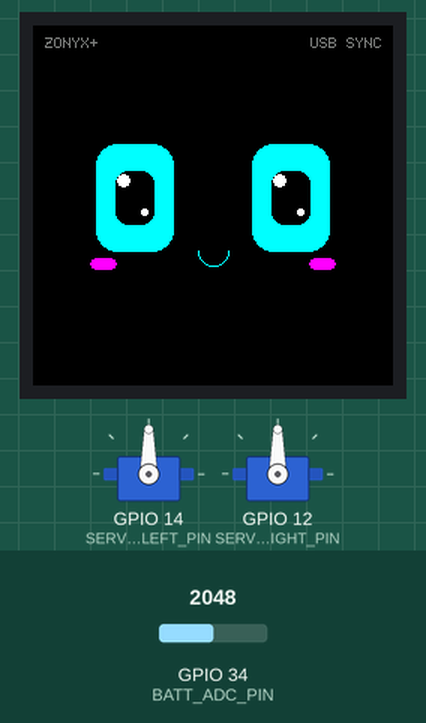
This sketch was run on a simulated ESP32-S3. Parts: 240×240 colour display, 2 × servo. The test bench sets the inputs (shaded band); at power-on: GPIO 34 (BATT_ADC_PIN) = 2048. WiFi joins after 1.5 s; servers stay silent unless stated; what the sketch prints to the serial monitor is not drawn.

Above: at 4.7 s.

Measured:
- what the display in image 0 shows lasts 4.3 s, from 4.7 s to 9.0 s

The sketch:

Zenoyx_ESP32_Firmware.ino
```cpp
// ============================================================================
// ZONYX+ POCKET ROBOT — OFFICIAL ESP32 DUAL-MODE CLIENT FIRMWARE (v1.5.0)
// Designed by Jovan K Rajiv, Rayan Ilah, and Rayan Najeeb
//
// HARDWARE ARCHITECTURE:
// - Brain: ESP32-WROOM-32D / ESP32-S3 (Dual-Core 240MHz, 4MB Flash)
// - Facial Display: 1.8" IPS Color Display (ST7735 / ST7789 SPI)
// - Actuators: Dual SG90 9g Micro-Servos (Left Arm: GPIO 18, Right Arm: GPIO 19)
// - Microphone: INMP441 I2S MEMS Mic (SCK: 32, WS: 33, SD: 35)
// - Audio Out: MAX98357A I2S DAC Amp + 3W 8-Ohm Micro Speaker (BCLK: 26, LRC: 25, DIN: 22)
// - Power: 18650 Li-ion 2500mAh 3.7V + TP4056 USB-C Charging + ADC Batt (GPIO 34)
//
// SYNC INTERFACES:
// 1. USB-C Web Serial (115,200 baud) — Plug into browser & sync instantly!
// 2. WiFi WebSocket (Port 81) & REST API (Port 80) — Untethered home pocket sync.
// ============================================================================

#include <WiFi.h>
#include <WebServer.h>
#include <WebSocketsServer.h>
#include <ArduinoJson.h>
#include <ESP32Servo.h>
#include <SPI.h>
#include <Adafruit_GFX.h>
#include <Adafruit_ST7789.h>

// ----------------------------------------------------------------------------
// PIN DEFINITIONS
// ----------------------------------------------------------------------------
#define TFT_CS    5    // Display Chip Select
#define TFT_DC   16    // Display Data/Command
#define TFT_RST   4    // Display Reset
#define TFT_MOSI 23    // Hardware SPI MOSI
#define TFT_SCLK 18    // Hardware SPI Clock

#define SERVO_LEFT_PIN   14   // SG90 Left Arm PWM
#define SERVO_RIGHT_PIN  12   // SG90 Right Arm PWM
#define BATT_ADC_PIN     34   // Battery Voltage Divider (100k + 100k)

// ----------------------------------------------------------------------------
// WIFI CONFIGURATION (Change to your home network)
// ----------------------------------------------------------------------------
const char* WIFI_SSID     = "YOUR_HOME_WIFI_2.4G";
const char* WIFI_PASSWORD = "YOUR_WIFI_PASSWORD";

// ----------------------------------------------------------------------------
// GLOBAL OBJECTS & STATE
// ----------------------------------------------------------------------------
Adafruit_ST7789 tft = Adafruit_ST7789(TFT_CS, TFT_DC, TFT_RST);
Servo servoLeft;
Servo servoRight;
WebServer server(80);
WebSocketsServer webSocket(81);

int targetLeftAngle = 90;
int targetRightAngle = 90;
int currentLeftAngle = 90;
int currentRightAngle = 90;
String currentEmotion = "happy";
uint16_t currentEyeColor = ST77XX_CYAN;
unsigned long lastTelemetrySend = 0;
unsigned long lastBlinkTime = 0;

// ----------------------------------------------------------------------------
// COLOR LCD FACIAL GRAPHICS ENGINE (ST7789 240x240)
// ----------------------------------------------------------------------------
void drawEye(int cx, int cy, int rx, int ry, String emotion, uint16_t color) {
  if (emotion == "sleeping") {
    // Closed peaceful horizontal arc
    tft.drawFastHLine(cx - rx, cy, rx * 2, color);
    tft.drawFastHLine(cx - rx, cy + 1, rx * 2, color);
    return;
  }

  if (emotion == "wink" && cx > 120) {
    // Right eye winks
    tft.drawFastHLine(cx - rx + 4, cy, (rx * 2) - 8, color);
    tft.drawFastHLine(cx - rx + 4, cy + 1, (rx * 2) - 8, color);
    return;
  }

  // Draw full round anime eye
  tft.fillRoundRect(cx - rx, cy - ry, rx * 2, ry * 2, 14, color);

  // Inner dark iris pupil
  tft.fillRoundRect(cx - (rx / 2), cy - (ry / 2), rx, ry, 8, ST77XX_BLACK);

  // Glossy white specular light highlight
  tft.fillCircle(cx - (rx / 3), cy - (ry / 3), 4, ST77XX_WHITE);
  tft.fillCircle(cx + (rx / 4), cy + (ry / 4), 2, ST77XX_WHITE);
}

void renderFace(String emotion, uint16_t accentColor) {
  tft.fillScreen(ST77XX_BLACK);

  // Top Status Bar: Battery & WiFi Indicator
  tft.setTextSize(1);
  tft.setTextColor(0x7BEF); // Light Gray
  tft.setCursor(8, 8);
  tft.print("ZONYX+");

  tft.setCursor(185, 8);
  tft.print(WiFi.status() == WL_CONNECTED ? "WIFI OK" : "USB SYNC");

  // Dual Expressive Eyes
  drawEye(68, 115, 26, 36, emotion, accentColor);
  drawEye(172, 115, 26, 36, emotion, accentColor);

  // Blushing pink cheeks for friendly anime aesthetic
  if (emotion == "happy" || emotion == "wink") {
    tft.fillRoundRect(38, 155, 18, 8, 4, 0xF81F); // Soft Magenta
    tft.fillRoundRect(184, 155, 18, 8, 4, 0xF81F);
  }

  // Cute mouth expression
  if (emotion == "happy") {
    tft.drawCircle(120, 150, 10, accentColor);
    tft.fillRect(108, 138, 24, 12, ST77XX_BLACK); // Crop top half of circle
  } else if (emotion == "thinking") {
    tft.fillCircle(120, 155, 4, accentColor);
  } else if (emotion == "roasting") {
    tft.drawFastHLine(110, 155, 20, accentColor);
    tft.drawFastHLine(110, 156, 20, accentColor);
  }
}

// ----------------------------------------------------------------------------
// PACKET PROCESSING (Shared between USB Web Serial & WiFi WebSocket)
// ----------------------------------------------------------------------------
void processJsonPacket(String jsonStr) {
  StaticJsonDocument<512> doc;
  DeserializationError err = deserializeJson(doc, jsonStr);
  if (err) return;

  const char* cmd = doc["cmd"];
  if (!cmd) return;

  if (strcmp(cmd, "sync") == 0) {
    if (doc.containsKey("left")) {
      int leftDeg = doc["left"];
      targetLeftAngle = constrain(map(leftDeg, -45, 90, 0, 180), 0, 180);
    }
    if (doc.containsKey("right")) {
      int rightDeg = doc["right"];
      targetRightAngle = constrain(map(rightDeg, -45, 90, 0, 180), 0, 180);
    }
    if (doc.containsKey("expr")) {
      String expr = doc["expr"].as<String>();
      if (expr != currentEmotion) {
        currentEmotion = expr;
        renderFace(currentEmotion, currentEyeColor);
      }
    }
    // Acknowledge receipt
    Serial.println("{\"status\":\"ok\",\"synced\":true}");
  }
  else if (strcmp(cmd, "test") == 0) {
    const char* testType = doc["type"];
    if (strcmp(testType, "servos") == 0) {
      // Diagnostic arm wave
      servoLeft.write(45);
      servoRight.write(135);
      delay(300);
      servoLeft.write(135);
      servoRight.write(45);
      delay(300);
      servoLeft.write(90);
      servoRight.write(90);
    } else if (strcmp(testType, "display") == 0) {
      renderFace("wink", ST77XX_MAGENTA);
      delay(600);
      renderFace("happy", ST77XX_CYAN);
    }
  }
}

// ----------------------------------------------------------------------------
// TELEMETRY STREAMER (Sends battery, angles, and temp back to website)
// ----------------------------------------------------------------------------
void broadcastTelemetry() {
  int rawAdc = analogRead(BATT_ADC_PIN);
  float voltage = (rawAdc / 4095.0) * 3.3 * 2.0 * 1.05; // 2:1 divider + calibration
  int soc = constrain((int)((voltage - 3.2) / (4.2 - 3.2) * 100), 0, 100);

  StaticJsonDocument<256> tDoc;
  JsonObject t = tDoc.createNestedObject("telemetry");
  t["volts"] = (int)(voltage * 100) / 100.0;
  t["soc"] = soc;
  t["temp"] = (int)(temperatureRead() * 10) / 10.0;
  t["rssi"] = WiFi.status() == WL_CONNECTED ? WiFi.RSSI() : 0;
  t["uptime"] = millis() / 1000;
  t["left"] = currentLeftAngle;
  t["right"] = currentRightAngle;

  String output;
  serializeJson(tDoc, output);

  // Send over USB Web Serial
  Serial.println(output);

  // Send over WiFi WebSocket to all connected browser tabs
  if (webSocket.connectedClients() > 0) {
    webSocket.broadcastTXT(output);
  }
}

// ----------------------------------------------------------------------------
// SETUP
// ----------------------------------------------------------------------------
void setup() {
  Serial.begin(115200);
  Serial.println("\n[ZONYX+] Pocket Robot Booting...");

  // 1. Initialize 1.8" IPS Color Display
  tft.init(240, 240);
  tft.setRotation(2); // Inverted portrait
  renderFace("happy", currentEyeColor);

  // 2. Attach SG90 Arm Servos
  servoLeft.attach(SERVO_LEFT_PIN, 500, 2400);
  servoRight.attach(SERVO_RIGHT_PIN, 500, 2400);
  servoLeft.write(90);
  servoRight.write(90);

  // 3. Connect to Home WiFi (Non-blocking fallback)
  WiFi.mode(WIFI_STA);
  WiFi.begin(WIFI_SSID, WIFI_PASSWORD);

  unsigned long startWifi = millis();
  while (WiFi.status() != WL_CONNECTED && millis() - startWifi < 5000) {
    delay(200);
    Serial.print(".");
  }

  if (WiFi.status() == WL_CONNECTED) {
    Serial.println("\n[WIFI] Connected! IP Address: ");
    Serial.println(WiFi.localIP());

    // REST Ping Endpoint
    server.on("/api/ping", []() {
      server.send(200, "application/json", "{\"status\":\"online\",\"robot\":\"Zonyx+\"}");
    });
    server.begin();

    // WebSocket Server for continuous bidirectional streaming
    webSocket.begin();
    webSocket.onEvent([](uint8_t num, WStype_t type, uint8_t * payload, size_t length) {
      if (type == WStype_TEXT) {
        processJsonPacket(String((char*)payload));
      }
    });
  } else {
    Serial.println("\n[STANDALONE] WiFi offline. Running in direct USB-C Web Serial mode.");
  }

  Serial.println("{\"ready\":true,\"robot\":\"Zonyx+\",\"version\":\"1.5.0\"}");
}

// ----------------------------------------------------------------------------
// MAIN LOOP
// ----------------------------------------------------------------------------
void loop() {
  // 1. Read USB-C Web Serial commands from browser
  if (Serial.available()) {
    String line = Serial.readStringUntil('\n');
    line.trim();
    if (line.length() > 0) {
      processJsonPacket(line);
    }
  }

  // 2. Handle WiFi & WebSocket clients
  if (WiFi.status() == WL_CONNECTED) {
    server.handleClient();
    webSocket.loop();
  }

  // 3. Smooth Servo Arm Easing (Prevents jitter & sudden mechanical jerk)
  if (currentLeftAngle < targetLeftAngle) currentLeftAngle += 2;
  else if (currentLeftAngle > targetLeftAngle) currentLeftAngle -= 2;

  if (currentRightAngle < targetRightAngle) currentRightAngle += 2;
  else if (currentRightAngle > targetRightAngle) currentRightAngle -= 2;

  servoLeft.write(currentLeftAngle);
  servoRight.write(currentRightAngle);

  // 4. Natural blink cycle every ~4.5 seconds
  if (millis() - lastBlinkTime > 4500 && currentEmotion == "happy") {
    lastBlinkTime = millis();
    drawEye(68, 115, 26, 36, "sleeping", currentEyeColor);
    drawEye(172, 115, 26, 36, "sleeping", currentEyeColor);
    delay(140);
    drawEye(68, 115, 26, 36, "happy", currentEyeColor);
    drawEye(172, 115, 26, 36, "happy", currentEyeColor);
  }

  // 5. Stream telemetry back to website every 500ms
  if (millis() - lastTelemetrySend > 500) {
    lastTelemetrySend = millis();
    broadcastTelemetry();
  }

  delay(15);
}
```
